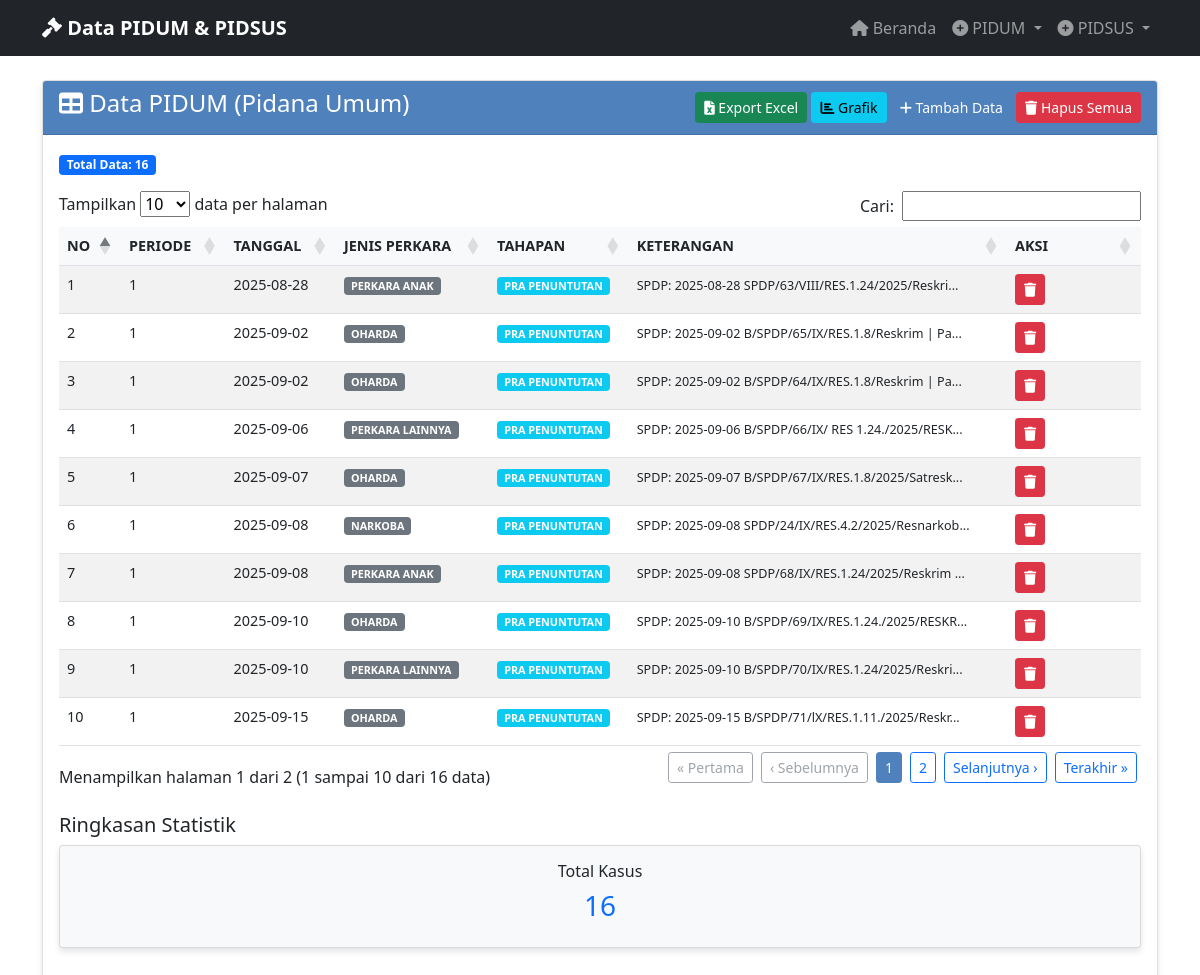
Screenshot of /view_pidum with the database file from the repository.
### tables this page shows
CREATE TABLE "pidum_data" (
                id INTEGER PRIMARY KEY AUTOINCREMENT,
                no TEXT NOT NULL,
                periode TEXT NOT NULL,
                tanggal TEXT NOT NULL,
                jenis_perkara TEXT NOT NULL,
                tahapan_penanganan TEXT NOT NULL,
                keterangan TEXT NOT NULL,
                created_at TIMESTAMP DEFAULT CURRENT_TIMESTAMP
            );

### app_with_db.py (the view)
@app.route('/view_pidum')
def view_pidum():
    data = get_all_pidum_data()  # Changed to include ID for delete functionality
    return render_template('view_pidum.html', data=data)

### database.py (called while the page is built)
@contextmanager
def get_db_connection():
    conn = sqlite3.connect(DATABASE_PATH)
    conn.row_factory = sqlite3.Row
    try:
        yield conn
    finally:
        conn.close()

def get_all_pidum_data():
    with get_db_connection() as conn:
        cursor = conn.cursor()
        cursor.execute('SELECT * FROM pidum_data ORDER BY created_at DESC')
        rows = cursor.fetchall()
        return [dict(row) for row in rows]

### templates/view_pidum.html (shortened to what this page needs)
{% extends "base.html" %}
{% block content %}
<div class="row">
    <div class="col-md-12">
        <div class="card">
            <div class="card-header d-flex justify-content-between align-items-center">
                <h4><i class="fas fa-table"></i> Data PIDUM (Pidana Umum)</h4>
                <div>
                    <a href="{{ url_for('export_pidum_excel') }}" class="btn btn-success btn-sm">
                        <i class="fas fa-file-excel"></i> Export Excel
                    </a>
                    <a href="{{ url_for('pidum_charts') }}" class="btn btn-info btn-sm">
                        <i class="fas fa-chart-bar"></i> Grafik
                    </a>
                    <a href="{{ url_for('input_pidum') }}" class="btn btn-primary btn-sm">
                        <i class="fas fa-plus"></i> Tambah Data
                    </a>
                    {% if data %}
                    <button type="button" class="btn btn-danger btn-sm" onclick="confirmDeleteAll()">
                        <i class="fas fa-trash"></i> Hapus Semua
                    </button>
                    {% endif %}
                </div>
            </div>
            <div class="card-body">
                {% if data %}
                    <div class="mb-3">
                        <span class="badge bg-primary">Total Data: {{ data|length }}</span>
                    </div>
                    <div class="table-responsive">
                        <table class="table table-striped table-hover" id="pidumTable">
                            <thead>
                                <tr>
                                    <th>NO</th>
                                    <th>PERIODE</th>
                                    <th>TANGGAL</th>
                                    <th>JENIS PERKARA</th>
                                    <th>TAHAPAN</th>
                                    <th>KETERANGAN</th>
                                    <th width="100">AKSI</th>
                                </tr>
                            </thead>
                            <tbody>
                                {% for item in data %}
                                <tr>
                                    <td>{{ item.no }}</td>
                                    <td>{{ item.periode }}</td>
                                    <td>{{ item.tanggal }}</td>
                                    <td>
                                        <span class="badge bg-secondary">{{ item.jenis_perkara }}</span>
                                    </td>
                                    <td>
                                        <span class="badge bg-info">{{ item.tahapan_penanganan or 'N/A' }}</span>
                                    </td>
                                    <td>
                                        <small>{{ item.keterangan[:50] if item.keterangan else '-' }}{% if item.keterangan and item.keterangan|length > 50 %}...{% endif %}</small>
                                    </td>
                                    <td>
                                        <button type="button" class="btn btn-danger btn-sm"
                                                onclick="confirmDelete({{ item.id }}, '{{ item.no|e }}')">
                                            <i class="fas fa-trash"></i>
                                        </button>
                                    </td>
                                </tr>
                                {% endfor %}
                            </tbody>
                        </table>
                    </div>
                    <div class="row mt-4">
                        <div class="col-md-12">
                            <h5>Ringkasan Statistik</h5>
                            <div class="row">
                                <div class="col-md-12">
                                    <div class="card bg-light">
                                        <div class="card-body text-center">
                                            <h6>Total Kasus</h6>
                                            <h3 class="text-primary">{{ data|length }}</h3>
                                        </div>
                                    </div>
                                </div>
                            </div>
                        </div>
                    </div>
                {% endif %}
            </div>
        </div>
    </div>
</div>
{% block scripts %}
<link href="https://cdn.datatables.net/1.11.5/css/dataTables.bootstrap5.min.css" rel="stylesheet">
{% endblock %}
{% endblock %}

### templates/base.html (style rules this page uses)
.card { box-shadow: 0 4px 6px rgba(0, 0, 0, 0.1); margin-bottom: 20px; }
.card-header { background-color: #4F81BD; color: white; font-weight: bold; }
.btn-primary { background-color: #4F81BD; border-color: #4F81BD; }
.table { font-size: 0.9rem; }
.table th { background-color: #f8f9fa; font-weight: bold; }

### rows the page displays
pidum_data: no "1", periode "1", tanggal "2025-08-28", jenis_perkara "PERKARA ANAK", tahapan_penanganan "PRA PENUNTUTAN", keterangan "SPDP: 2025-08-28 SPDP/63/VIII/RES.1.24/2025/Reskri"
pidum_data: no "2", periode "1", tanggal "2025-09-02", jenis_perkara "OHARDA", tahapan_penanganan "PRA PENUNTUTAN", keterangan "SPDP: 2025-09-02 B/SPDP/65/IX/RES.1.8/Reskrim | Pa"
pidum_data: no "3", periode "1", tanggal "2025-09-02", jenis_perkara "OHARDA", tahapan_penanganan "PRA PENUNTUTAN", keterangan "SPDP: 2025-09-02 B/SPDP/64/IX/RES.1.8/Reskrim | Pa"
pidum_data: no "4", periode "1", tanggal "2025-09-06", jenis_perkara "PERKARA LAINNYA", tahapan_penanganan "PRA PENUNTUTAN", keterangan "SPDP: 2025-09-06 B/SPDP/66/IX/ RES 1.24./2025/RESK"
pidum_data: no "5", periode "1", tanggal "2025-09-07", jenis_perkara "OHARDA", tahapan_penanganan "PRA PENUNTUTAN", keterangan "SPDP: 2025-09-07 B/SPDP/67/IX/RES.1.8/2025/Satresk"
pidum_data: no "6", periode "1", tanggal "2025-09-08", jenis_perkara "NARKOBA", tahapan_penanganan "PRA PENUNTUTAN", keterangan "SPDP: 2025-09-08 SPDP/24/IX/RES.4.2/2025/Resnarkob"
pidum_data: no "7", periode "1", tanggal "2025-09-08", jenis_perkara "PERKARA ANAK", tahapan_penanganan "PRA PENUNTUTAN", keterangan "SPDP: 2025-09-08 SPDP/68/IX/RES.1.24/2025/Reskrim"
pidum_data: no "8", periode "1", tanggal "2025-09-10", jenis_perkara "OHARDA", tahapan_penanganan "PRA PENUNTUTAN", keterangan "SPDP: 2025-09-10 B/SPDP/69/IX/RES.1.24./2025/RESKR"
pidum_data: no "9", periode "1", tanggal "2025-09-10", jenis_perkara "PERKARA LAINNYA", tahapan_penanganan "PRA PENUNTUTAN", keterangan "SPDP: 2025-09-10 B/SPDP/70/IX/RES.1.24/2025/Reskri"
pidum_data: no "10", periode "1", tanggal "2025-09-15", jenis_perkara "OHARDA", tahapan_penanganan "PRA PENUNTUTAN", keterangan "SPDP: 2025-09-15 B/SPDP/71/lX/RES.1.11./2025/Reskr"

### other values shown
{{ data|length }} "16"
